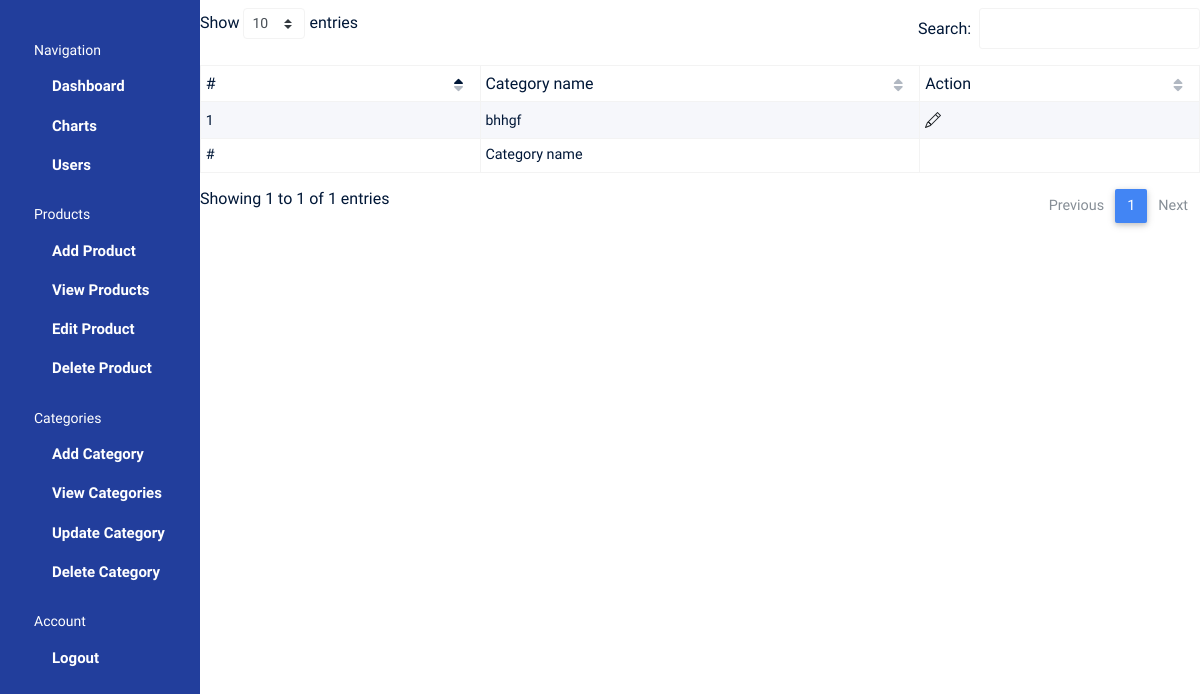
/category-edit/, run on an earlier commit of the app's database.
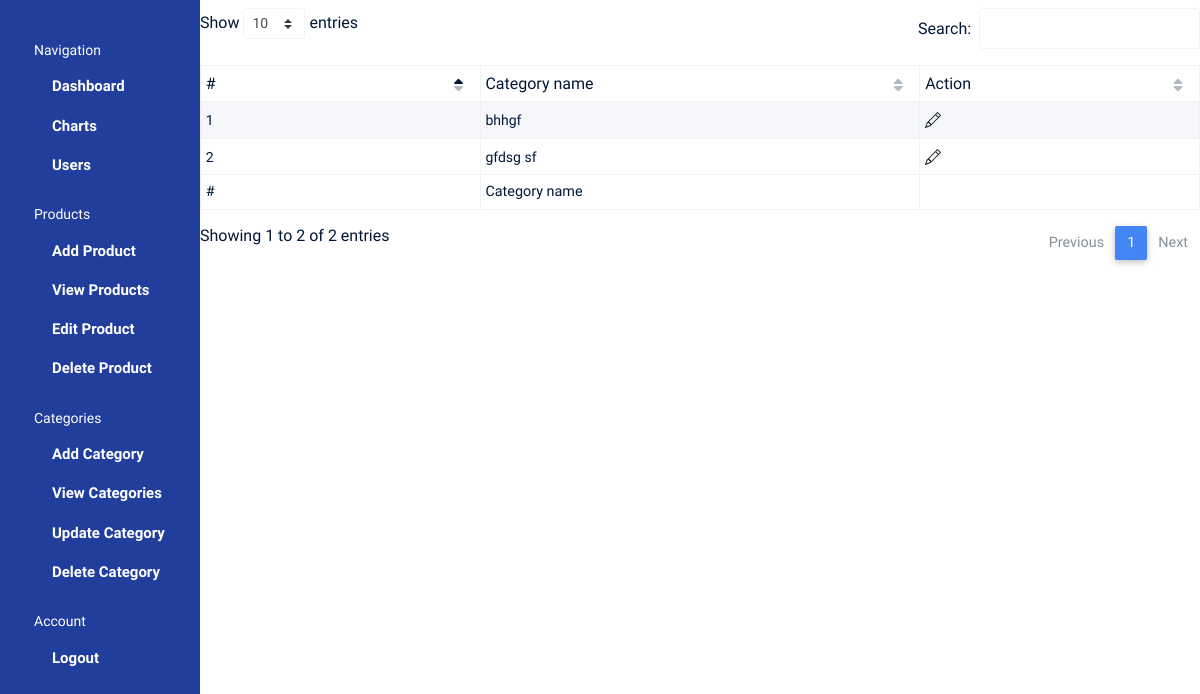
And on a later commit of the database.
### Home/models.py (models this page shows, shortened)
class Category(models.Model):
    name = models.CharField(verbose_name="Category Name:", max_length=80)
    class Meta:
        verbose_name_plural = "Categories"

### Home/views.py (the view)
# urls.py: path("category-edit/", editCategory, name="edit_cat"),
def editCategory(request):
    category = Category.objects.all()
    return render(request, 'pages/edit-category.html', {'category':category})

### templates/pages/edit-category.html (shortened to what this page needs)
<!DOCTYPE html>
<html lang="en">
{% load static %}
<head>
  <link rel="stylesheet" href="https://use.fontawesome.com/releases/v5.11.2/css/all.css">
  <link rel="stylesheet" href="{% static 'css/mdb/css/bootstrap.min.css' %}">
  <link rel="stylesheet" href="{% static 'css/mdb/css/style.css' %}">
  <link rel="stylesheet" href="{% static 'css/mdb/css/mdb.min.css' %}">
  <link href="{% static 'css/mdb/css/addons/datatables.min.css' %}" rel="stylesheet">
  <link rel="stylesheet" href="{% static 'css/mdb/css/style.css' %}">
  <link rel="stylesheet" href="{% static 'css/superuser.css' %}">
</head>
<body>
  <div class="container-scroller d-flex">
    <nav class="sidebar sidebar-offcanvas" id="sidebar">
      <ul class="nav">
        <li class="nav-item sidebar-category">
          <p>Navigation</p>
        </li>
        <li class="nav-item">
          <a class="nav-link" href="{% url 'Home' %}">
            <span class="menu-title">Dashboard</span>
          </a>
        </li>
        <li class="nav-item">
          <a class="nav-link" href="{% url 'charts' %}">
            <span class="menu-title">Charts</span>
          </a>
        </li>
        <li class="nav-item">
          <a class="nav-link" href="{% url 'users' %}">
            <span class="menu-title">Users</span>
          </a>
        </li>
        <li class="nav-item sidebar-category">
          <p>Products</p>
        </li>
        <li class="nav-item">
            <a class="nav-link" href="{% url 'add_prod' %}">
              <span class="menu-title">Add Product</span>
            </a>
          </li>
          <li class="nav-item">
            <a class="nav-link" href="{% url 'view_prod' %}">
              <span class="menu-title">View Products</span>
            </a>
          </li>
          <li class="nav-item">
            <a class="nav-link" href="{% url 'edit_prod' %}">
              <span class="menu-title">Edit Product</span>
            </a>
          </li>
          <li class="nav-item">
            <a class="nav-link" href="{% url 'delete_prod' %}">
              <span class="menu-title">Delete Product</span>
            </a>
          </li>
        <li class="nav-item sidebar-category">
          <p>Categories</p>
        </li>
        <li class="nav-item">
            <a class="nav-link" href="{% url 'add_cat' %}">
              <span class="menu-title">Add Category</span>
            </a>
          </li>
          <li class="nav-item">
            <a class="nav-link" href="{% url 'view_cat' %}">
              <span class="menu-title">View Categories</span>
            </a>
          </li>
          <li class="nav-item">
            <a class="nav-link" href="{% url 'edit_cat' %}">
              <span class="menu-title">Update Category</span>
            </a>
          </li>
          <li class="nav-item">
            <a class="nav-link" href="{% url 'delete_cat' %}">
              <span class="menu-title">Delete Category</span>
            </a>
          </li>
          <li class="nav-item sidebar-category">
            <p>Account</p>
          </li>
          <li class="nav-item">
            <a class="nav-link" href="{% url 'logout' %}">
              <span class="menu-title">Logout</span>
            </a>
          </li>
      </ul>
    </nav>
    <table id="dtBasicExample" class="table table-striped table-bordered table-sm" cellspacing="0" width="100%">
  <thead>
    <tr>
      <th class="th-sm">#
      </th>
      <th class="th-sm">Category name
      </th>
      <th class="th-sm">Action
      </th>
    </tr>
  </thead>
  <tbody>
  {% for category in category %}
    <tr>
      <td>{{ category.id }}</td>
      <td>{{ category.name }}</td>
      <td>
        <a href="{% url 'edit-category' pk=category.id %}">
        </a>
      </td>
    </tr>
  {% endfor %}
  </tbody>
  <tfoot>
    <tr>
      <th>#
      </th>
      <th>Category name
      </th>
    </tr>
  </tfoot>
</table>
  </div>
</body>
</html>

What changed in the data, as far as the page shows it:
added Category: id "2", name "gfdsg sf"
Also different on the page:
text written by a page script: "Show entries Search: Showing 1 to 1 of 1 entries Previous 1 Next" → "Show entries Search: Showing 1 to 2 of 2 entries Previous 1 Next"
